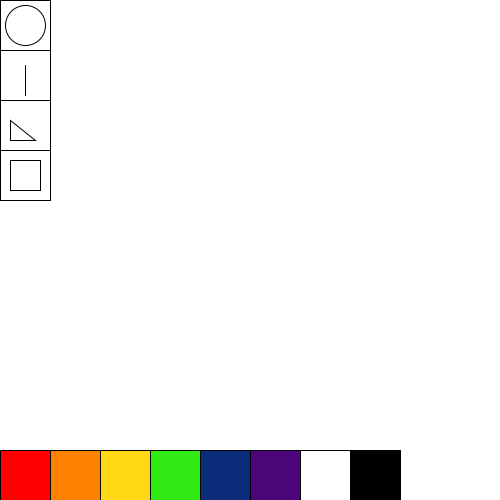
Frame 1 (no input)
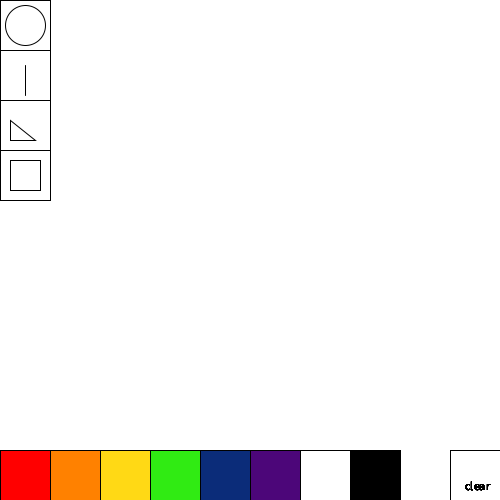
Frame 60 (the mouse pressed at the canvas centre just before this capture)
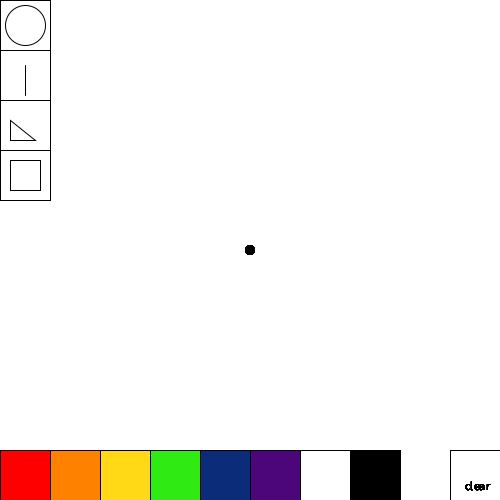
Frame 120 (the mouse held since frame 60 and released just before this capture)

The Processing sketch that drew these frames (run headless with seeded random() and noise(); from frame 60 on, the mouse is pressed at the canvas centre):

// Processing sketch: colorpick
// ── colorpick.pde
//Final Project
//MFA DT Bootcamp 2016

//resources-Aditi, processing.org, controlp5 library

color[] picker = {#FF0000, #FF8100, #FFD915, #30EB13, #0B2C79, #4C0679, #FFFFFF, #000000};

color currentColor = #000000;

PShape triangle;//pshape object
PShape square;//pshape object

int brushSize = 10;
int shapeTracker =0;

void setup(){
  size(500,500);
  background(255);
  
  
}


void draw(){
  noFill();
  rect(width-25, height, 50,100);
  text("clear", width-35, height - 10);
  
  ////draw shapes on canvas
  fill(255);
  stroke(0);
  rectMode(CENTER);
  ////shapes for each square
      
  rect(25,25,50,50);//big square
  ellipse(25,25,40,40);//tiny shape inside square
  
  rect(25, 75, 50, 50);//big square
  line(25, 65, 25, 95);//small line
  
  rect(25,125,50,50);//big square
  triangle(10, 120, 10, 140,35 ,140);//small triangle
  
  rect(25,175, 50, 50);//big rect
  rect(25,175, 30, 30);//small rect
  
  for (int i = 0; i < picker.length; i++){
    fill(picker[i]);
    rect(25 + (i * 50), height, 50, 100);
  }
  
  if(mousePressed){
    fill(currentColor);
    noStroke();
    ellipse(mouseX, mouseY, brushSize , brushSize);
  
  
    //for the shape array side bar
    if (shapeTracker==1){
      stroke(0);
      ellipse (mouseX, mouseY, 50, 50);
    }
  
    if(shapeTracker==2){
      stroke(0);
      line(mouseX, mouseY, 10,10);
    }
  
    if(shapeTracker==3){
      stroke(0);
      triangle(mouseX, mouseY, 50,50, 30,30);
    }
  
    if(shapeTracker==4){
      stroke(0);
      rect(mouseX, mouseY, 50,50);
    }
  }
  
}
  
void mousePressed(){
 
  //clear the current drawing
  if((mouseX > 450) && (mouseY > 450)){
   background(255);
  }
  
  //change color to red
  if((mouseX < 50) && (mouseY > 450)){
   currentColor = picker[0]; 
  }
  
  //change color to orange
  if((mouseX > 50) && (mouseX < 100) && (mouseY > 450)){
   currentColor = picker[1]; 
  }
  
  //change color to yellow
  if((mouseX > 100) && (mouseX < 150) && (mouseY > 450)){
   currentColor = picker[2]; 
  }
 
  //change color to green
  if((mouseX > 150) && (mouseX < 200) && (mouseY > 450)){
   currentColor = picker[3]; 
  }
  
   //change color to blue
  if((mouseX > 200) && (mouseX < 250) && (mouseY > 450)){
   currentColor = picker[4]; 
  } 
  
   //change color to purple
  if((mouseX > 250) && (mouseX < 300) && (mouseY > 450)){
   currentColor = picker[5]; 
  } 
  
  //change color to white
  if((mouseX > 300) && (mouseX < 350) && (mouseY > 450)){
   currentColor = picker[6]; 
  } 
  
   //change color to black
  if((mouseX > 350) && (mouseX < 400) && (mouseY > 450)){
   currentColor = picker[7]; 
  } 
  
  //drawing shapes

  //1st shape
  if((mouseX>0) && (mouseX < 50) && (mouseY<50) && (mouseY>0)){
    shapeTracker = 1;
  }

  //2nd shape
  if( (mouseX>0) && (mouseX < 50) && (mouseY>50) && (mouseY<100)){
    shapeTracker =2;
  }

  //3rd shape
  if((mouseX>0) && (mouseX < 50) && (mouseY>100) && (mouseY<150)){
    shapeTracker=3;
  }

  //4th shape
  if((mouseX>0) && (mouseX < 50) && (mouseY>150) && (mouseY<200)){
    shapeTracker=4;
  }
}


void keyPressed() {
 
  if(key == CODED){
    if(keyCode == UP){
      if(brushSize + 10 < 100){
     brushSize += 10; 
      }
    }
  }
    
   if(key == CODED){
    if(keyCode == DOWN){
      if(brushSize - 10 > 0){
     brushSize -= 10; 
      }
    }
   }
 
}
